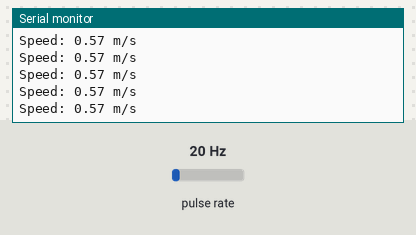
This sketch was run on a simulated Arduino Uno, built with avr-gcc and run on an emulated ATmega328P. Shown: the last lines printed to the serial monitor. Wiring (inferred from the names in the program): pulse sensor: data pin 2. Inputs (shaded band) come from the test bench; at power-on: pulse rate 20 Hz.

Above: at 1.2 s.
1.3 s: pulse rate (sensor on pin 2) set to 4 Hz
At 1.91 s:
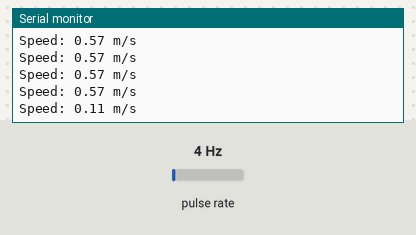
2.8 s: pulse rate (sensor on pin 2) set to 50 Hz
At 2.85 s:
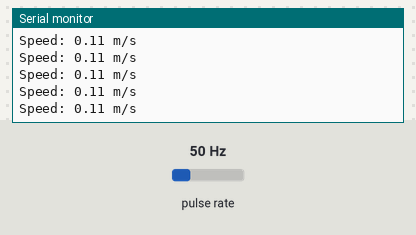
4.3 s: pulse rate (sensor on pin 2) set to 150 Hz
At 4.3 s:
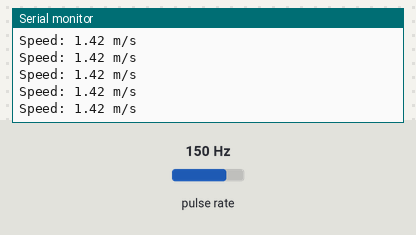
Timing chart, 0 to 7.3 s (numbered marks = the images above; inputs shaded):
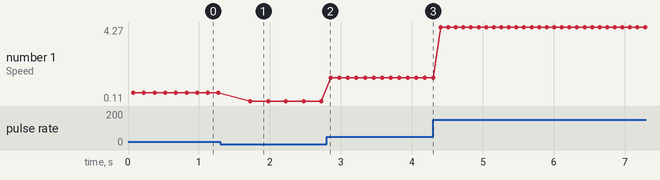

Measured:
- after the input at 1.3 s, the serial monitor: prints a new line after 0.43 s (image 1)
- plotted number 1: 0.57 → 0.11 after the input at 1.3 s, 0.11 → 1.42 after the input at 2.8 s, 1.42 → 4.27 after the input at 4.3 s

The sketch:

MH-ET.ino
```cpp
// This code is not operational
#define FREQ_PIN 2 // Frequency input from HB100 connected to digital pin 5

unsigned long count;
unsigned long prevTime;
float speed;

void setup() {
  Serial.begin(9600);
  pinMode(FREQ_PIN, INPUT);
}

void loop() {
  count = pulseIn(FREQ_PIN, HIGH); // Measure the high time of the pulse in microseconds
  unsigned long currentTime = micros();

  // Calculate the frequency (in Hz)
  float frequency = 1000000.0 / count; // Frequency = 1 / Period

  // Calculate the speed (in m/s)
  // Speed = Frequency * Wavelength / 2
  // Assuming a wavelength of 0.0285 m for 10.525 GHz
  speed = frequency * 0.0285 / 2;

  // Print the speed
  Serial.print("Speed: ");
  Serial.print(speed);
  Serial.println(" m/s");

  // Wait for a second before the next reading
  delay(100);
}
```
